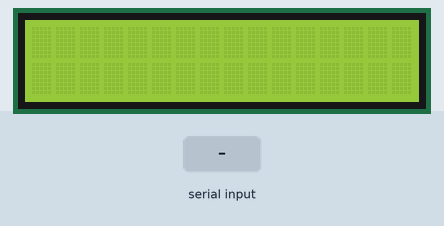
Simulated run of this sketch. Board: Arduino Uno, built with avr-gcc and run on an emulated ATmega328P. Shown: 16×2 character LCD. The test bench sets the inputs (shaded band). What the sketch prints to the serial monitor is not drawn.

Above: at 1.2 s.
1.3 s: "1\n" received over Serial
At 2.5 s:
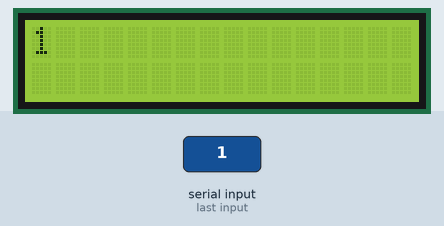
2.8 s: "0\n" received over Serial
At 3.7 s:
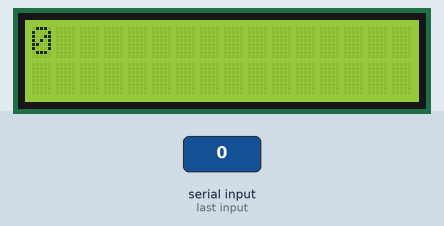
4.3 s: "2\n" received over Serial
At 4.8 s:
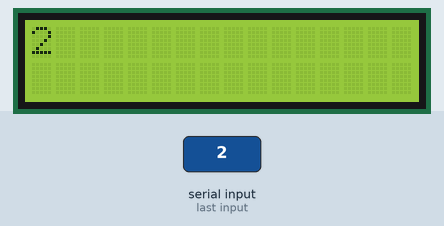
Timing chart, 0 to 7.3 s (numbered marks = the images above; inputs shaded):
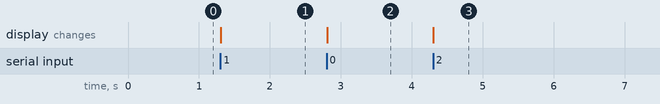

Measured:
- after the input at 1.3 s, the display: changes at once (image 1)
- after the input at 2.8 s, the display: changes at once (image 2)
- after the input at 4.3 s, the display: changes at once (image 3)

The sketch:

receiver_arduino_code.ino
```cpp
#include <LiquidCrystal.h>

LiquidCrystal lcd(12, 11, 5, 4, 3, 2);


void setup() {
  Serial.begin(9600);
  lcd.begin(16, 2);
}

void loop() {
  if (Serial.available() > 0) {
    String receivedData = Serial.readStringUntil('\n');
    Serial.print("Received: ");
    Serial.println(receivedData);

    lcd.clear();
    lcd.setCursor(0, 0);
    lcd.print(receivedData);
  }
}
```
